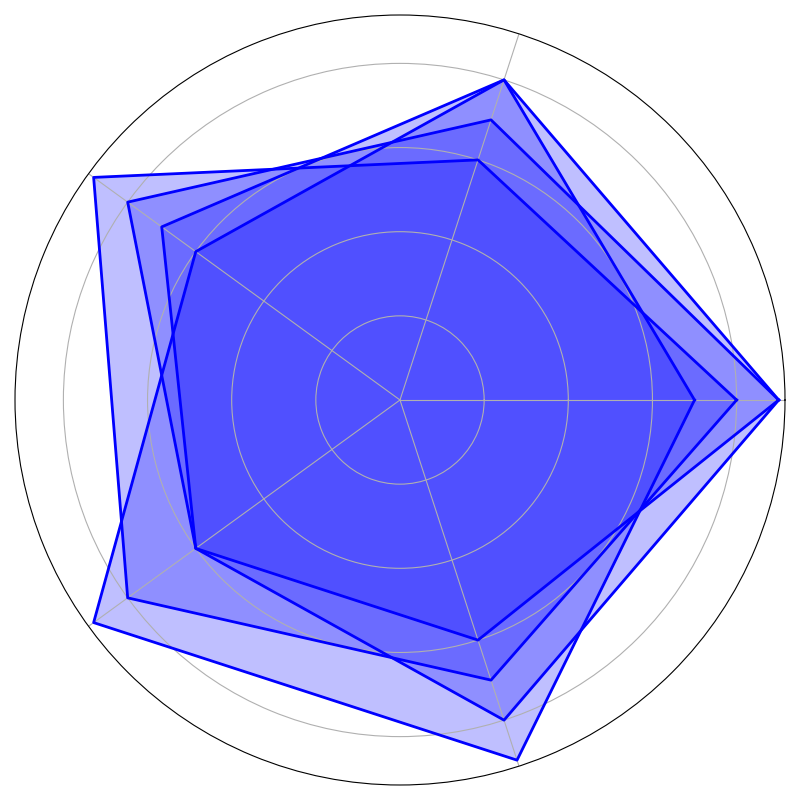

The Python source for this figure:
import numpy as np
import matplotlib.pyplot as plt
from math import pi

parameters = ['Resolution', 'Battery Life', 'Processing Power', 'Camera Quality', 'Durability']
num_vars = len(parameters)

smartphones = {
    'Phone A': [8, 6, 9, 8, 7],
    'Phone B': [9, 7, 8, 6, 6],
    'Phone C': [7, 8, 6, 9, 9],
    'Phone D': [9, 8, 7, 6, 8]
}

def create_radar_chart(ax, data, categories, color):
    angles = np.linspace(0, 2 * pi, num_vars, endpoint=False).tolist()
    data = data + data[:1]
    angles += angles[:1]

    ax.fill(angles, data, color=color, alpha=0.25)
    ax.plot(angles, data, color=color, linewidth=2, linestyle='solid')
    ax.set_yticklabels([])
    ax.set_xticks(angles[:-1])
    ax.set_xticklabels([])  # Remove the category labels

fig, ax = plt.subplots(figsize=(8, 8), subplot_kw=dict(polar=True))

color = 'blue'

for specs in smartphones.values():
    create_radar_chart(ax, specs, parameters, color)

plt.tight_layout()
plt.show()
